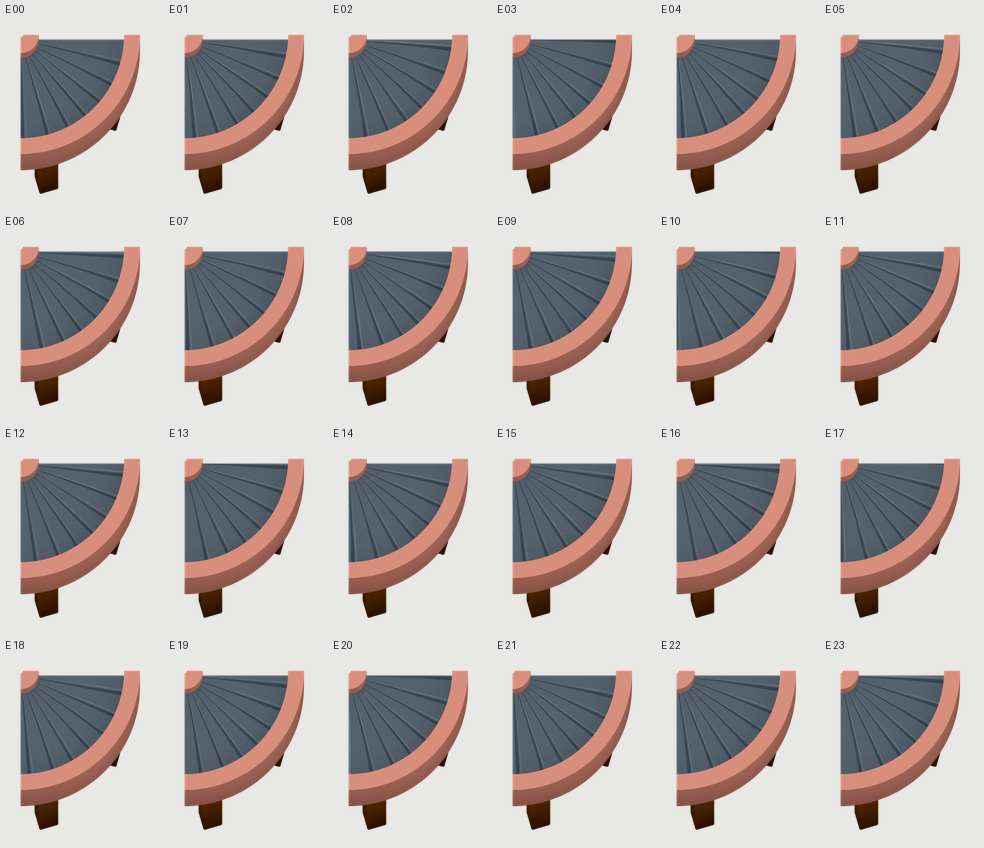
#> input picture prototypes/sushi-loop/assets/refinement/objects/belt-corner-n-e/reviews/baseline-E-24frames.png, 984 x 848 px, given in place of all-frames-N.png, which was not available
$ python review-round01-visual-evidence.py
#> lines starting #> are read from the running program, lines starting #| are printed output that depends on the picture; pictures that were not available may be replaced by others from this repository, and a replacement may not be noted
from pathlib import Path
from PIL import Image,ImageDraw,ImageFilter
import numpy as np,json,hashlib
B=Path(__file__).resolve().parent.parent;C=B/'candidates/round-01';R=B/'reviews';report={}
# Verify displayed native contact-sheet panels against all exact packet raw frames.
report['contactPanelsMatchRawFrames']=True
for d in 'NESW':
 sheet=Image.open(C/f'previews/all-frames-{d}.png').convert('RGBA')
 for i in range(24):
  im=Image.open(C/f'frames/running-{d}-{i:02}.png').convert('RGBA').resize((192,352),Image.Resampling.BOX);base=Image.new('RGBA',(192,352),'#ece9df');base.alpha_composite(im)
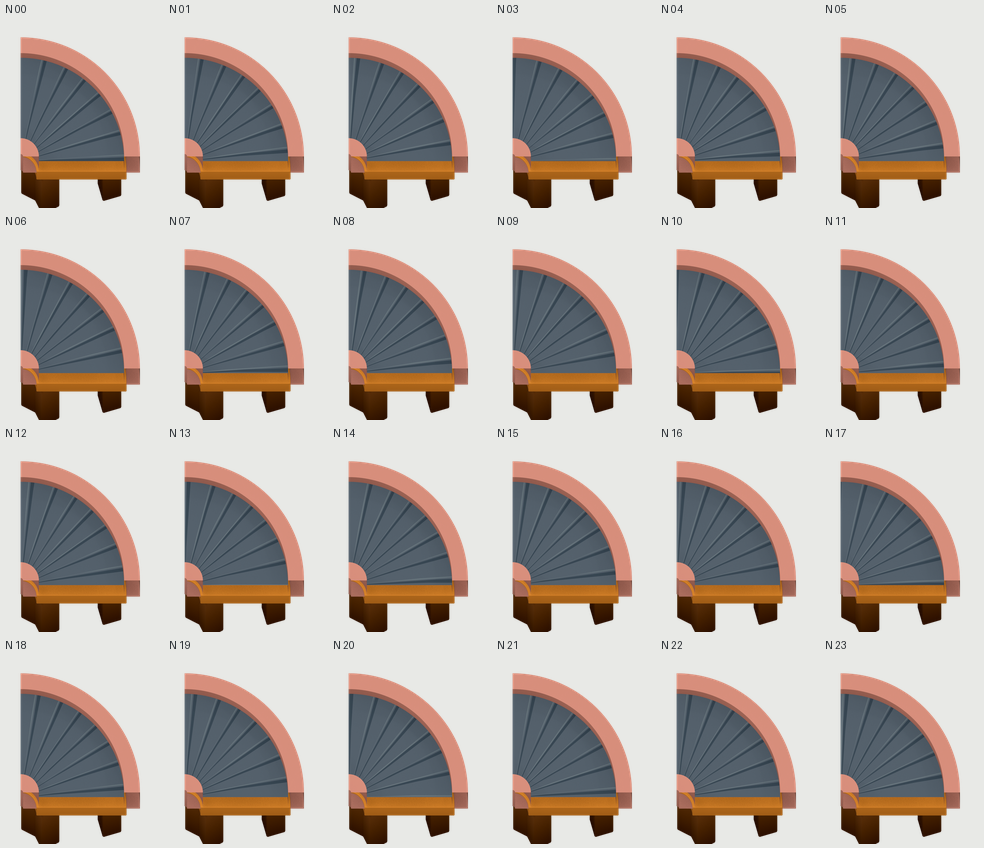
#> input picture prototypes/sushi-loop/assets/refinement/objects/belt-corner-n-e/reviews/baseline-N-24frames.png, 984 x 848 px, given in place of running-N-00.png, which was not available
#> after `im = Image.open(C / f'frames/running-{d}-{i:02}.png').convert('RGBA').`:
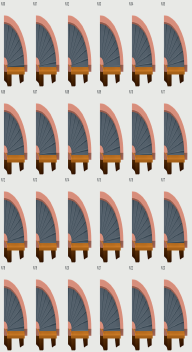
#> im: PIL image 192x352 RGBA; mean R, G, B, A 183.1, 173.6, 167.6, 255
#> after `base = Image.new('RGBA', (192, 352), '#ece9df')`:
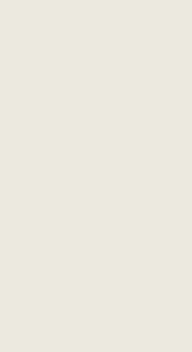
#> base: PIL image 192x352 RGBA; mean R, G, B, A 236, 233, 223, 255
  panel=sheet.crop((i%6*192,i//6*374+20,(i%6+1)*192,i//6*374+372));report['contactPanelsMatchRawFrames'] &= panel.tobytes()==base.tobytes()
#> after `panel = sheet.crop((i % 6 * 192, i // 6 * 374 + 20, (i % 6 + 1) * 192,`:
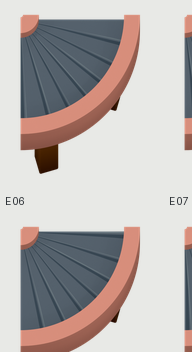
#> panel: PIL image 192x352 RGBA; mean R, G, B, A 186.5, 179.5, 177.6, 255
#> (the run stopped early here; a loop or call above may not have finished)
